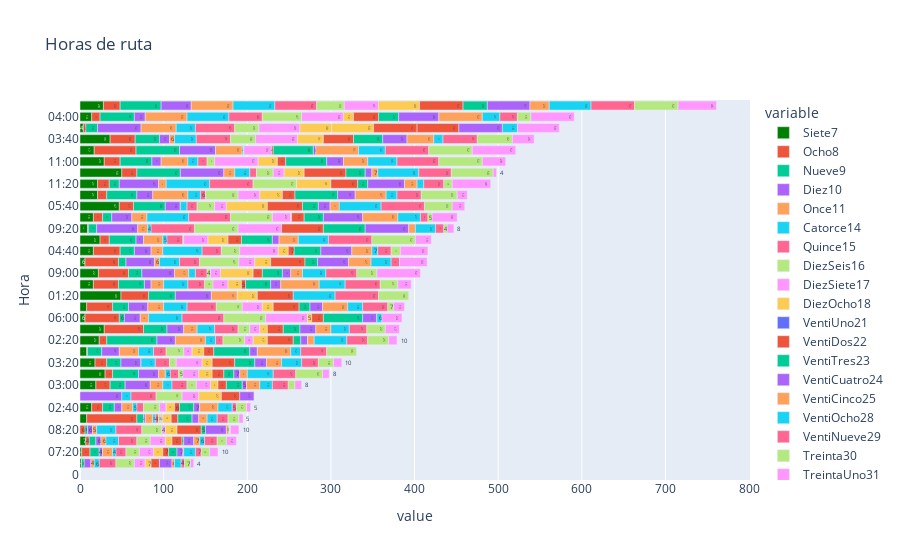

Notebook code cell kept with this figure:
### Code cell
fig4.show()

### Figure 1 — Plotly figure (JSON) as saved in the notebook; plotly's stock layout.template omitted (floating-point values rounded to 4 significant figures)
{"data": [{"alignmentgroup": "True", "hovertemplate": "variable=Siete7<br>value=%{x}<br>Hora=%{y}<extra></extra>", "legendgroup": "Siete7", "marker": {"color": "green", "pattern": {"shape": ""}}, "name": "Siete7", "offsetgroup": "Siete7", "orientation": "h", "showlegend": true, "textposition": "auto", "texttemplate": "%{x}", "type": "bar", "x": [null, 17, 2, 2, 7, 8, 0, 24, 22, 9, 16, 8, 6, 21, 29, 21, 29, null, null, 49, 28, 16, 23, 14, 19, 18, 36, 14, 50, 16, 30, 8, 47, 6, 4, null], "xaxis": "x", "y": ["06:20", "06:40", "07:00", "07:20", "07:40", "08:00", "08:20", "08:40", "09:00", "09:20", "09:40", "10:00", "10:20", "10:40", "11:00", "11:20", "11:40", "12:00", 0, "01:20", "01:40", "02:00", "02:20", "02:40", "03:00", "03:20", "03:40", "04:00", "04:20", "04:40", "05:00", "05:20", "05:40", "06:00", "06:20", "06:40"], "yaxis": "y"}, {"alignmentgroup": "True", "hovertemplate": "variable=Ocho8<br>value=%{x}<br>Hora=%{y}<extra></extra>", "legendgroup": "Ocho8", "marker": {"color": "#EF553B", "pattern": {"shape": ""}}, "name": "Ocho8", "offsetgroup": "Ocho8", "orientation": "h", "showlegend": true, "textposition": "auto", "texttemplate": "%{x}", "type": "bar", "x": [null, 50, 0, 10, 4, 60, 6, 11, 36, 1, 30, 1, 40, 11, 19, 14, 47, null, null, 33, 20, 11, 9, 13, 17, 14, 30, 10, 18, 32, 9, 31, 17, 41, 3, null], "xaxis": "x", "y": ["06:20", "06:40", "07:00", "07:20", "07:40", "08:00", "08:20", "08:40", "09:00", "09:20", "09:40", "10:00", "10:20", "10:40", "11:00", "11:20", "11:40", "12:00", 0, "01:20", "01:40", "02:00", "02:20", "02:40", "03:00", "03:20", "03:40", "04:00", "04:20", "04:40", "05:00", "05:20", "05:40", "06:00", "06:20", "06:40"], "yaxis": "y"}, {"alignmentgroup": "True", "hovertemplate": "variable=Nueve9<br>value=%{x}<br>Hora=%{y}<extra></extra>", "legendgroup": "Nueve9", "marker": {"color": "#00cc96", "pattern": {"shape": ""}}, "name": "Nueve9", "offsetgroup": "Nueve9", "orientation": "h", "showlegend": true, "textposition": "auto", "texttemplate": "%{x}", "type": "bar", "x": [null, 52, 3, 11, 8, 8, 3, 32, 16, 10, 31, 17, 9, 36, 38, 12, 28, null, null, 32, 49, 11, 60, 14, 18, 17, 29, 41, 52, 17, 31, 19, 38, 6, 14, null], "xaxis": "x", "y": ["06:20", "06:40", "07:00", "07:20", "07:40", "08:00", "08:20", "08:40", "09:00", "09:20", "09:40", "10:00", "10:20", "10:40", "11:00", "11:20", "11:40", "12:00", 0, "01:20", "01:40", "02:00", "02:20", "02:40", "03:00", "03:20", "03:40", "04:00", "04:20", "04:40", "05:00", "05:20", "05:40", "06:00", "06:20", "06:40"], "yaxis": "y"}, {"alignmentgroup": "True", "hovertemplate": "variable=Diez10<br>value=%{x}<br>Hora=%{y}<extra></extra>", "legendgroup": "Diez10", "marker": {"color": "#ab63fa", "pattern": {"shape": ""}}, "name": "Diez10", "offsetgroup": "Diez10", "orientation": "h", "showlegend": true, "textposition": "auto", "texttemplate": "%{x}", "type": "bar", "x": [null, 43, 8, 4, 6, 2, 6, 9, 39, 49, 8, 21, 34, 19, 11, 47, 20, 50, null, 43, 36, 24, 22, 9, 30, 24, 12, 13, 52, 20, 24, 23, 18, 19, 52, null], "xaxis": "x", "y": ["06:20", "06:40", "07:00", "07:20", "07:40", "08:00", "08:20", "08:40", "09:00", "09:20", "09:40", "10:00", "10:20", "10:40", "11:00", "11:20", "11:40", "12:00", 0, "01:20", "01:40", "02:00", "02:20", "02:40", "03:00", "03:20", "03:40", "04:00", "04:20", "04:40", "05:00", "05:20", "05:40", "06:00", "06:20", "06:40"], "yaxis": "y"}, {"alignmentgroup": "True", "hovertemplate": "variable=Once11<br>value=%{x}<br>Hora=%{y}<extra></extra>", "legendgroup": "Once11", "marker": {"color": "#FFA15A", "pattern": {"shape": ""}}, "name": "Once11", "offsetgroup": "Once11", "orientation": "h", "showlegend": true, "textposition": "auto", "texttemplate": "%{x}", "type": "bar", "x": [null, 32, 4, 12, 6, 9, 5, 23, 17, 12, 15, 23, 6, 42, 32, 9, 16, null, null, 31, 50, 18, 36, 13, 15, 0, 6, 50, 13, 14, 8, 19, 0, 10, 42, null], "xaxis": "x", "y": ["06:20", "06:40", "07:00", "07:20", "07:40", "08:00", "08:20", "08:40", "09:00", "09:20", "09:40", "10:00", "10:20", "10:40", "11:00", "11:20", "11:40", "12:00", 0, "01:20", "01:40", "02:00", "02:20", "02:40", "03:00", "03:20", "03:40", "04:00", "04:20", "04:40", "05:00", "05:20", "05:40", "06:00", "06:20", "06:40"], "yaxis": "y"}, {"alignmentgroup": "True", "hovertemplate": "variable=Catorce14<br>value=%{x}<br>Hora=%{y}<extra></extra>", "legendgroup": "Catorce14", "marker": {"color": "#19d3f3", "pattern": {"shape": ""}}, "name": "Catorce14", "offsetgroup": "Catorce14", "orientation": "h", "showlegend": true, "textposition": "auto", "texttemplate": "%{x}", "type": "bar", "x": [23, 2, 6, 4, 15, 3, 23, 5, 8, 4, 29, 18, 24, 15, 12, 52, 21, 11, null, null, 50, 50, 12, 5, 11, 17, 26, 50, 18, 47, 6, 28, 8, 40, null, null], "xaxis": "x", "y": ["06:20", "06:40", "07:00", "07:20", "07:40", "08:00", "08:20", "08:40", "09:00", "09:20", "09:40", "10:00", "10:20", "10:40", "11:00", "11:20", "11:40", "12:00", 0, "01:20", "01:40", "02:00", "02:20", "02:40", "03:00", "03:20", "03:40", "04:00", "04:20", "04:40", "05:00", "05:20", "05:40", "06:00", "06:20", "06:40"], "yaxis": "y"}, {"alignmentgroup": "True", "hovertemplate": "variable=Quince15<br>value=%{x}<br>Hora=%{y}<extra></extra>", "legendgroup": "Quince15", "marker": {"color": "#FF6692", "pattern": {"shape": ""}}, "name": "Quince15", "offsetgroup": "Quince15", "orientation": "h", "showlegend": true, "textposition": "auto", "texttemplate": "%{x}", "type": "bar", "x": [47, 0, 20, 12, 22, 4, 31, 19, 14, 52, 20, 15, 24, 6, 11, 52, 28, 30, null, null, 50, 50, 9, 8, 18, 17, 41, 40, 8, 23, 10, 35, 12, 50, null, null], "xaxis": "x", "y": ["06:20", "06:40", "07:00", "07:20", "07:40", "08:00", "08:20", "08:40", "09:00", "09:20", "09:40", "10:00", "10:20", "10:40", "11:00", "11:20", "11:40", "12:00", 0, "01:20", "01:40", "02:00", "02:20", "02:40", "03:00", "03:20", "03:40", "04:00", "04:20", "04:40", "05:00", "05:20", "05:40", "06:00", "06:20", "06:40"], "yaxis": "y"}, {"alignmentgroup": "True", "hovertemplate": "variable=DiezSeis16<br>value=%{x}<br>Hora=%{y}<extra></extra>", "legendgroup": "DiezSeis16", "marker": {"color": "#B6E880", "pattern": {"shape": ""}}, "name": "DiezSeis16", "offsetgroup": "DiezSeis16", "orientation": "h", "showlegend": true, "textposition": "auto", "texttemplate": "%{x}", "type": "bar", "x": [29, 0, 22, 16, 16, 3, 24, 1, 4, 52, 10, 21, 47, 39, 9, 52, 14, 31, null, null, 33, 50, 26, 19, 11, 8, 30, 47, 20, 22, 5, 31, 21, 50, null, null], "xaxis": "x", "y": ["06:20", "06:40", "07:00", "07:20", "07:40", "08:00", "08:20", "08:40", "09:00", "09:20", "09:40", "10:00", "10:20", "10:40", "11:00", "11:20", "11:40", "12:00", 0, "01:20", "01:40", "02:00", "02:20", "02:40", "03:00", "03:20", "03:40", "04:00", "04:20", "04:40", "05:00", "05:20", "05:40", "06:00", "06:20", "06:40"], "yaxis": "y"}, {"alignmentgroup": "True", "hovertemplate": "variable=DiezSiete17<br>value=%{x}<br>Hora=%{y}<extra></extra>", "legendgroup": "DiezSiete17", "marker": {"color": "#FF97FF", "pattern": {"shape": ""}}, "name": "DiezSiete17", "offsetgroup": "DiezSiete17", "orientation": "h", "showlegend": true, "textposition": "auto", "texttemplate": "%{x}", "type": "bar", "x": [49, 33, 13, 17, 18, 2, 4, 29, 12, 52, 18, 10, 19, 26, 52, 0, 12, 20, null, null, 41, 22, 10, 8, 17, 31, 50, 50, 13, 46, 19, 24, 14, 50, null, null], "xaxis": "x", "y": ["06:20", "06:40", "07:00", "07:20", "07:40", "08:00", "08:20", "08:40", "09:00", "09:20", "09:40", "10:00", "10:20", "10:40", "11:00", "11:20", "11:40", "12:00", 0, "01:20", "01:40", "02:00", "02:20", "02:40", "03:00", "03:20", "03:40", "04:00", "04:20", "04:40", "05:00", "05:20", "05:40", "06:00", "06:20", "06:40"], "yaxis": "y"}, {"alignmentgroup": "True", "hovertemplate": "variable=DiezOcho18<br>value=%{x}<br>Hora=%{y}<extra></extra>", "legendgroup": "DiezOcho18", "marker": {"color": "#FECB52", "pattern": {"shape": ""}}, "name": "DiezOcho18", "offsetgroup": "DiezOcho18", "orientation": "h", "showlegend": true, "textposition": "auto", "texttemplate": "%{x}", "type": "bar", "x": [38, 0, 7, 11, 8, 10, 14, 24, 39, 0, 16, 14, 19, 27, 23, 41, 9, 27, null, 24, 49, 1, 17, 10, 9, 12, 31, 12, 24, 12, 16, 13, 49, 5, 50, null], "xaxis": "x", "y": ["06:20", "06:40", "07:00", "07:20", "07:40", "08:00", "08:20", "08:40", "09:00", "09:20", "09:40", "10:00", "10:20", "10:40", "11:00", "11:20", "11:40", "12:00", 0, "01:20", "01:40", "02:00", "02:20", "02:40", "03:00", "03:20", "03:40", "04:00", "04:20", "04:40", "05:00", "05:20", "05:40", "06:00", "06:20", "06:40"], "yaxis": "y"}, {"alignmentgroup": "True", "hovertemplate": "variable=VentiUno21<br>value=%{x}<br>Hora=%{y}<extra></extra>", "legendgroup": "VentiUno21", "marker": {"color": "#636efa", "pattern": {"shape": ""}}, "name": "VentiUno21", "offsetgroup": "VentiUno21", "orientation": "h", "showlegend": true, "textposition": "auto", "texttemplate": "%{x}", "type": "bar", "x": [null, null, null, null, null, null, null, null, null, null, null, null, null, null, null, null, null, null, null, null, null, null, null, null, null, null, null, null, null, null, null, null, null, null, null, null], "xaxis": "x", "y": ["06:20", "06:40", "07:00", "07:20", "07:40", "08:00", "08:20", "08:40", "09:00", "09:20", "09:40", "10:00", "10:20", "10:40", "11:00", "11:20", "11:40", "12:00", 0, "01:20", "01:40", "02:00", "02:20", "02:40", "03:00", "03:20", "03:40", "04:00", "04:20", "04:40", "05:00", "05:20", "05:40", "06:00", "06:20", "06:40"], "yaxis": "y"}, {"alignmentgroup": "True", "hovertemplate": "variable=VentiDos22<br>value=%{x}<br>Hora=%{y}<extra></extra>", "legendgroup": "VentiDos22", "marker": {"color": "#EF553B", "pattern": {"shape": ""}}, "name": "VentiDos22", "offsetgroup": "VentiDos22", "orientation": "h", "showlegend": true, "textposition": "auto", "texttemplate": "%{x}", "type": "bar", "x": [52, 2, 10, 7, 12, 8, 29, 16, 11, 50, 5, 12, 41, 15, 10, 32, 19, 22, null, 43, 52, 15, 31, 6, 10, 27, 36, 30, 50, 7, 14, 31, 42, 14, 50, null], "xaxis": "x", "y": ["06:20", "06:40", "07:00", "07:20", "07:40", "08:00", "08:20", "08:40", "09:00", "09:20", "09:40", "10:00", "10:20", "10:40", "11:00", "11:20", "11:40", "12:00", 0, "01:20", "01:40", "02:00", "02:20", "02:40", "03:00", "03:20", "03:40", "04:00", "04:20", "04:40", "05:00", "05:20", "05:40", "06:00", "06:20", "06:40"], "yaxis": "y"}, {"alignmentgroup": "True", "hovertemplate": "variable=VentiTres23<br>value=%{x}<br>Hora=%{y}<extra></extra>", "legendgroup": "VentiTres23", "marker": {"color": "#00cc96", "pattern": {"shape": ""}}, "name": "VentiTres23", "offsetgroup": "VentiTres23", "orientation": "h", "showlegend": true, "textposition": "auto", "texttemplate": "%{x}", "type": "bar", "x": [null, 48, 0, 10, 2, 17, 5, 37, 24, 50, 30, 43, 15, 51, 49, 12, 20, null, null, null, 29, 23, 9, 17, 19, 24, 35, 24, 23, 32, 12, 13, 19, 47, null, null], "xaxis": "x", "y": ["06:20", "06:40", "07:00", "07:20", "07:40", "08:00", "08:20", "08:40", "09:00", "09:20", "09:40", "10:00", "10:20", "10:40", "11:00", "11:20", "11:40", "12:00", 0, "01:20", "01:40", "02:00", "02:20", "02:40", "03:00", "03:20", "03:40", "04:00", "04:20", "04:40", "05:00", "05:20", "05:40", "06:00", "06:20", "06:40"], "yaxis": "y"}, {"alignmentgroup": "True", "hovertemplate": "variable=VentiCuatro24<br>value=%{x}<br>Hora=%{y}<extra></extra>", "legendgroup": "VentiCuatro24", "marker": {"color": "#ab63fa", "pattern": {"shape": ""}}, "name": "VentiCuatro24", "offsetgroup": "VentiCuatro24", "orientation": "h", "showlegend": true, "textposition": "auto", "texttemplate": "%{x}", "type": "bar", "x": [52, 3, 15, 7, 12, 8, 25, 8, 10, 52, 12, 9, 37, 21, 20, 44, 19, 17, null, null, 51, 47, 8, 7, 5, 14, 29, 48, 8, 37, 7, 15, 14, 17, null, null], "xaxis": "x", "y": ["06:20", "06:40", "07:00", "07:20", "07:40", "08:00", "08:20", "08:40", "09:00", "09:20", "09:40", "10:00", "10:20", "10:40", "11:00", "11:20", "11:40", "12:00", 0, "01:20", "01:40", "02:00", "02:20", "02:40", "03:00", "03:20", "03:40", "04:00", "04:20", "04:40", "05:00", "05:20", "05:40", "06:00", "06:20", "06:40"], "yaxis": "y"}, {"alignmentgroup": "True", "hovertemplate": "variable=VentiCinco25<br>value=%{x}<br>Hora=%{y}<extra></extra>", "legendgroup": "VentiCinco25", "marker": {"color": "#FFA15A", "pattern": {"shape": ""}}, "name": "VentiCinco25", "offsetgroup": "VentiCinco25", "orientation": "h", "showlegend": true, "textposition": "auto", "texttemplate": "%{x}", "type": "bar", "x": [null, 51, 3, 1, 7, 10, 3, 23, 14, 8, 46, 40, 27, 37, 29, 15, 18, null, null, null, 23, 42, 8, 22, 16, 18, 32, 52, 7, 24, 9, 30, 11, 0, null, null], "xaxis": "x", "y": ["06:20", "06:40", "07:00", "07:20", "07:40", "08:00", "08:20", "08:40", "09:00", "09:20", "09:40", "10:00", "10:20", "10:40", "11:00", "11:20", "11:40", "12:00", 0, "01:20", "01:40", "02:00", "02:20", "02:40", "03:00", "03:20", "03:40", "04:00", "04:20", "04:40", "05:00", "05:20", "05:40", "06:00", "06:20", "06:40"], "yaxis": "y"}, {"alignmentgroup": "True", "hovertemplate": "variable=VentiOcho28<br>value=%{x}<br>Hora=%{y}<extra></extra>", "legendgroup": "VentiOcho28", "marker": {"color": "#19d3f3", "pattern": {"shape": ""}}, "name": "VentiOcho28", "offsetgroup": "VentiOcho28", "orientation": "h", "showlegend": true, "textposition": "auto", "texttemplate": "%{x}", "type": "bar", "x": [null, 32, 8, 14, 6, 12, 1, 36, 28, 24, 31, 12, 24, 13, 35, 8, 22, null, null, 50, 50, 27, 39, 17, 15, 24, 11, 21, 49, 7, 31, 18, 50, 6, 18, null], "xaxis": "x", "y": ["06:20", "06:40", "07:00", "07:20", "07:40", "08:00", "08:20", "08:40", "09:00", "09:20", "09:40", "10:00", "10:20", "10:40", "11:00", "11:20", "11:40", "12:00", 0, "01:20", "01:40", "02:00", "02:20", "02:40", "03:00", "03:20", "03:40", "04:00", "04:20", "04:40", "05:00", "05:20", "05:40", "06:00", "06:20", "06:40"], "yaxis": "y"}, {"alignmentgroup": "True", "hovertemplate": "variable=VentiNueve29<br>value=%{x}<br>Hora=%{y}<extra></extra>", "legendgroup": "VentiNueve29", "marker": {"color": "#FF6692", "pattern": {"shape": ""}}, "name": "VentiNueve29", "offsetgroup": "VentiNueve29", "orientation": "h", "showlegend": true, "textposition": "auto", "texttemplate": "%{x}", "type": "bar", "x": [null, 52, 4, 7, 15, 13, 0, 52, 37, 10, 42, 31, 10, 29, 50, 24, 21, null, null, 52, 52, 9, 25, 5, 19, 20, 41, 21, 39, 16, 27, 30, 52, null, null, null], "xaxis": "x", "y": ["06:20", "06:40", "07:00", "07:20", "07:40", "08:00", "08:20", "08:40", "09:00", "09:20", "09:40", "10:00", "10:20", "10:40", "11:00", "11:20", "11:40", "12:00", 0, "01:20", "01:40", "02:00", "02:20", "02:40", "03:00", "03:20", "03:40", "04:00", "04:20", "04:40", "05:00", "05:20", "05:40", "06:00", "06:20", "06:40"], "yaxis": "y"}, {"alignmentgroup": "True", "hovertemplate": "variable=Treinta30<br>value=%{x}<br>Hora=%{y}<extra></extra>", "legendgroup": "Treinta30", "marker": {"color": "#B6E880", "pattern": {"shape": ""}}, "name": "Treinta30", "offsetgroup": "Treinta30", "orientation": "h", "showlegend": true, "textposition": "auto", "texttemplate": "%{x}", "type": "bar", "x": [null, 52, 7, 10, 11, 13, 1, 52, 24, 4, 21, 36, 0, 43, 52, 10, 22, null, null, 36, 52, 5, 25, 12, 8, 18, 42, 16, 50, 11, 32, 7, 33, null, null, null], "xaxis": "x", "y": ["06:20", "06:40", "07:00", "07:20", "07:40", "08:00", "08:20", "08:40", "09:00", "09:20", "09:40", "10:00", "10:20", "10:40", "11:00", "11:20", "11:40", "12:00", 0, "01:20", "01:40", "02:00", "02:20", "02:40", "03:00", "03:20", "03:40", "04:00", "04:20", "04:40", "05:00", "05:20", "05:40", "06:00", "06:20", "06:40"], "yaxis": "y"}, {"alignmentgroup": "True", "hovertemplate": "variable=TreintaUno31<br>value=%{x}<br>Hora=%{y}<extra></extra>", "legendgroup": "TreintaUno31", "marker": {"color": "#FF97FF", "pattern": {"shape": ""}}, "name": "TreintaUno31", "offsetgroup": "TreintaUno31", "orientation": "h", "showlegend": true, "textposition": "auto", "texttemplate": "%{x}", "type": "bar", "x": [null, 52, 4, 10, 12, 5, 10, 19, 52, 8, 16, 0, 33, 12, 28, 46, 17, null, null, null, 46, 30, 10, 5, 8, 10, 26, 52, 4, 33, 8, 13, 15, 24, 50, null], "xaxis": "x", "y": ["06:20", "06:40", "07:00", "07:20", "07:40", "08:00", "08:20", "08:40", "09:00", "09:20", "09:40", "10:00", "10:20", "10:40", "11:00", "11:20", "11:40", "12:00", 0, "01:20", "01:40", "02:00", "02:20", "02:40", "03:00", "03:20", "03:40", "04:00", "04:20", "04:40", "05:00", "05:20", "05:40", "06:00", "06:20", "06:40"], "yaxis": "y"}], "layout": {"barmode": "relative", "legend": {"title": {"text": "variable"}, "tracegroupgap": 0}, "title": {"text": "Horas de ruta"}, "xaxis": {"anchor": "y", "domain": [0, 1], "title": {"text": "value"}}, "yaxis": {"anchor": "x", "categoryorder": "total ascending", "domain": [0, 1], "title": {"text": "Hora"}, "type": "category"}}}
